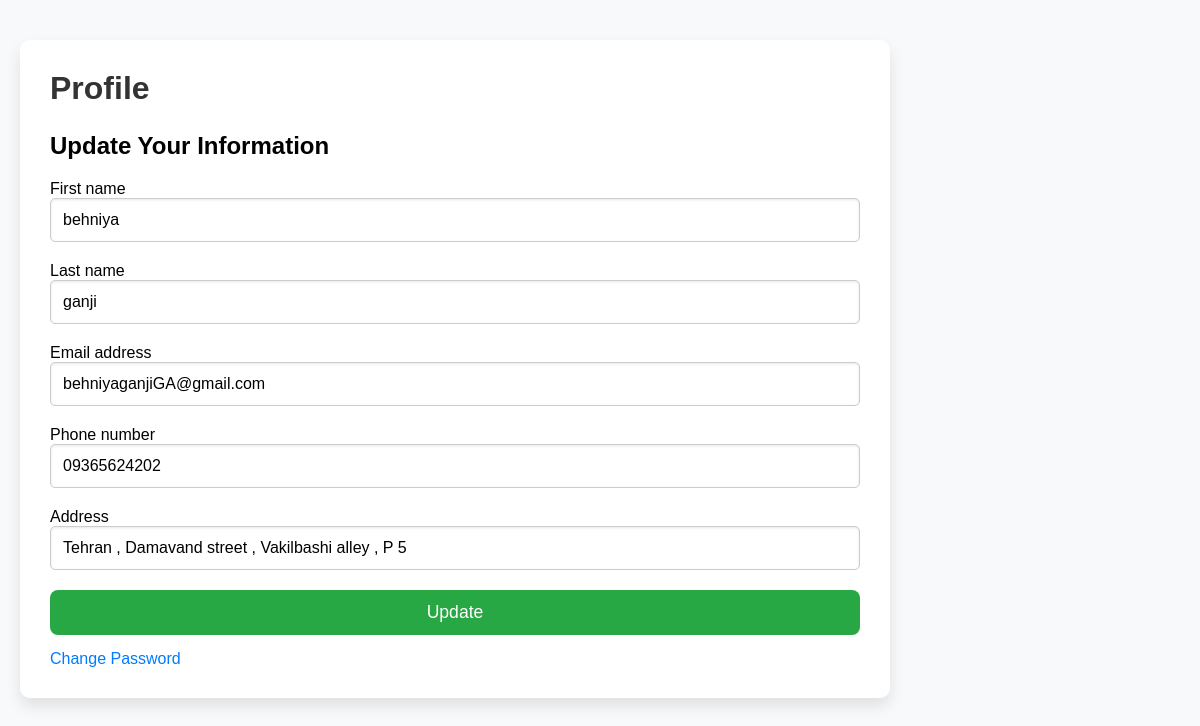
Page /accounts/profile/ (signed in) on the committed database.
### accounts/models.py (models this page shows)
class CustomUser(AbstractUser):
    first_name = models.CharField(max_length=150 , blank=True , null=True)
    last_name = models.CharField(max_length=150 , blank=True , null=True)
    phone_number = models.CharField(max_length=15, null=True, blank=True)
    address = models.CharField(max_length=200, null=True, blank=True)

### accounts/views.py (the view)
# urls.py: path('profile/' , ProfileUpdateView.as_view() , name = 'profile'),
class ProfileUpdateView(LoginRequiredMixin, UpdateView):
    model = CustomUser
    template_name = 'profile.html'
    form_class = CustomUserChangeForm
    success_url = reverse_lazy('profile')
    def get_object(self):
        return self.request.user

### accounts/forms.py
class CustomUserChangeForm(UserChangeForm):
    class Meta:
        model = CustomUser
        fields = ['first_name' , 'last_name' , 'email', 'phone_number', 'address']
        exclude = ['password']
    def __init__(self, *args, **kwargs):
        super(CustomUserChangeForm, self).__init__(*args, **kwargs)
        if 'password' in self.fields:
            self.fields['password'].widget = forms.HiddenInput()  # Hide the password field
            self.fields['password'].label = ''  # Remove the label
            self.fields['password'].help_text = ''  # Remove the help text

### cart/context_processors.py (called while the page is built)
def cart(request):
    return {'cart':Cart(request)}

### templates/profile.html (shortened to what this page needs)
{% load crispy_forms_tags %}
<!DOCTYPE html>
<html lang="en">
    <head>
        {% load static %}
        <link rel="stylesheet" href="{% static 'css/profile.css' %}">
    </head>
    <body>
        <div class="profile-container">
            <h1>Profile</h1>
            <h2>Update Your Information</h2>
            <form method="POST">
                {{ form|crispy }}
                <button type="submit">Update</button>
            </form>
            <a href="{% url 'password_change' %}">Change Password</a>
        </div>
    </body>
</html>

### static/css/profile.css (style rules this page uses)
* { margin: 0; padding: 0; box-sizing: border-box; }
body { font-family: 'Arial', sans-serif; height: 100vh; background-color: #f8f9fa; background-image: url('../images/profile_background_img.jpg'); background-size: cover; background-position: center; position: relative; padding: 20px; }
.profile-container { background-color: rgba(255, 255, 255, 0.95); padding: 30px; border-radius: 10px; width: 75%; box-shadow: 0px 8px 15px rgba(0, 0, 0, 0.1); text-align: left; margin-top: 20px; float: left; }
h1 { color: #333; font-size: 2em; margin-bottom: 25px; font-weight: bold; text-align: left; }
form { margin-top: 20px; }
input, textarea, select { width: 100%; padding: 12px; margin-bottom: 20px; border-radius: 5px; border: 1px solid #ccc; font-size: 1em; background-color: #fff; box-shadow: inset 0px 1px 3px rgba(0, 0, 0, 0.1); }
button { width: 100%; padding: 12px; background-color: #28a745; color: white; border: none; border-radius: 8px; font-size: 1.1em; cursor: pointer; transition: background-color 0.3s, transform 0.3s; text-align: center; }
a { display: block; margin-top: 15px; color: #007bff; text-decoration: none; text-align: left; font-size: 1em; }

### rows in the picture
CustomUser: first_name "behniya", last_name "ganji", email "behniyaganjiGA@gmail.com", phone_number "09365624202", address "Tehran , Damavand street , Vakilbashi alley , P 5"
